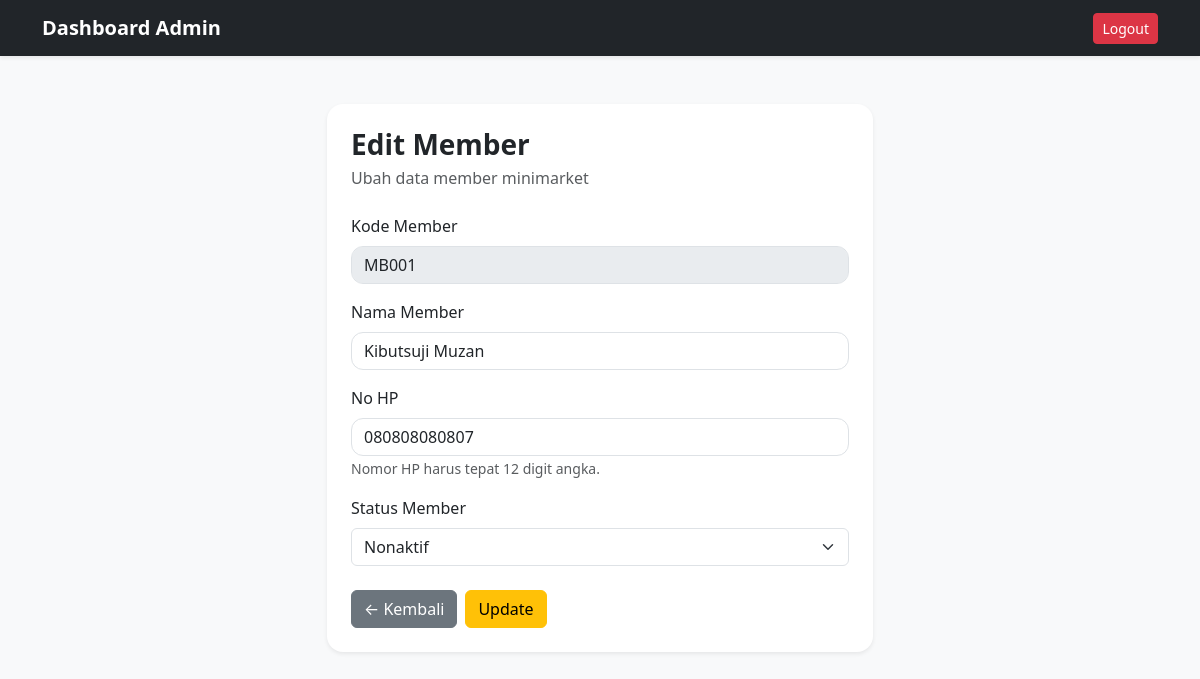
Screenshot of /admin/member/edit.php?id=1 (signed in) with the database file from the repository.
### tables this page shows
CREATE TABLE `member` (
  `id_member` int NOT NULL,
  `kode_member` varchar(20) NOT NULL,
  `nama_member` varchar(100) NOT NULL,
  `no_hp` varchar(15) NOT NULL,
  `status` enum('aktif','nonaktif') DEFAULT 'aktif',
  `tanggal_daftar` datetime DEFAULT CURRENT_TIMESTAMP
);

### admin/member/edit.php (the view, shortened to what this page needs)
<?php
include '../../config/db.php';
$id = $_GET['id'];
$query = mysqli_query(
    $koneksi,
    "SELECT * FROM member WHERE id_member='$id'"
);
$member = mysqli_fetch_assoc($query);
?>
<!DOCTYPE html>
<html lang="id">
<head>
    <link href="https://cdn.jsdelivr.net/npm/bootstrap@5.3.8/dist/css/bootstrap.min.css" rel="stylesheet"
>
</head>
<body class="bg-light">
    <nav class="navbar navbar-expand-lg navbar-dark bg-dark shadow-sm">
        <div class="container">
            <a href="../index.php" class="navbar-brand fw-bold text-decoration-none">
                Dashboard Admin
            </a>
            <div class="ms-auto">
                <a href="../../auth/logout.php" class="btn btn-danger btn-sm">
                    Logout
                </a>
            </div>
        </div>
    </nav>
    <div class="container py-5">
        <div class="row justify-content-center">
            <div class="col-lg-6">
                <div class="card border-0 shadow-sm rounded-4">
                    <div class="card-body p-4">
                        <h3 class="fw-bold mb-1">
                            Edit Member
                        </h3>
                        <p class="text-muted mb-4">
                            Ubah data member minimarket
                        </p>
                        <form action="../../proses/admin/edit/proses_edit_member.php" method="POST">
                            <div class="mb-3">
                                <label class="form-label">
                                    Kode Member
                                </label>
                                <input disabled type="text" class="form-control" value="<?= $member['kode_member'] ?>"
                                    readonly>
                            </div>
                            <div class="mb-3">
                                <label class="form-label">
                                    Nama Member
                                </label>
                                <input type="text" name="nama_member" class="form-control" required
                                    value="<?= $member['nama_member']; ?>">
                            </div>
                            <div class="mb-3">
                                <label class="form-label">
                                    No HP
                                </label>
                                <input type="text" name="no_hp" class="form-control" required maxlength="12"
                                    pattern="[0-9]{12}" inputmode="numeric" value="<?= $member['no_hp']; ?>"
                                    oninput="this.value = this.value.replace(/[^0-9]/g, '')">
                                <small class="text-muted">
                                    Nomor HP harus tepat 12 digit angka.
                                </small>
                            </div>
                            <div class="mb-4">
                                <label class="form-label">
                                    Status Member
                                </label>
                                <select name="status" class="form-select">
                                    <option value="nonaktif" <?= $member['status'] == 'nonaktif' ? 'selected' : ''; ?>>
                                        Nonaktif
                                    </option>
                                </select>
                            </div>
                            <div class="d-flex gap-2">
                                <a href="index.php" class="btn btn-secondary">
                                    ← Kembali
                                </a>
                                <button type="submit" class="btn btn-warning">
                                    Update
                                </button>
                            </div>
                        </form>
                    </div>
                </div>
            </div>
        </div>
    </div>
</body>
</html>

### admin/member/edit.php (style rules this page uses)
.form-control { border-radius: 12px !important; font-size: 16px; }
.card { border-radius: 18px; }
.btn { transition: 0.2s; }

### rows the page displays
member: kode_member "MB001", nama_member "Kibutsuji Muzan", no_hp "080808080807", status "Nonaktif"
